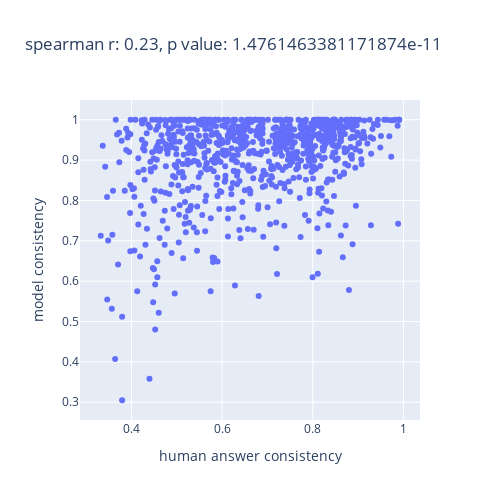

Write notebook code for a chart like this one.
### Code cell
# features = ['model consistency', 'correct human answer consistency', 'incorrect human answer consistency', 'human answer consistency']
plot('model consistency', 'human answer consistency')

### Figure 1 — Plotly figure (JSON) as saved in the notebook; plotly's stock layout.template omitted (floating-point values rounded to 4 significant figures; data arrays with more than 128 entries replaced by an {"elided": "..."} marker saying what was removed)
{"data": [{"customdata": {"elided": "817x2 mixed values"}, "hovertemplate": "human answer consistency=%{x}<br>model consistency=%{y}<br>index=%{customdata[0]}<br>i=%{customdata[1]}<extra></extra>", "legendgroup": "", "marker": {"color": "#636efa", "symbol": "circle"}, "mode": "markers", "name": "", "orientation": "v", "showlegend": false, "type": "scatter", "x": {"elided": "817 float values"}, "xaxis": "x", "y": {"elided": "817 float values"}, "yaxis": "y"}], "layout": {"height": 500, "legend": {"tracegroupgap": 0}, "title": {"text": "spearman r: 0.23, p value: 1.4761463381171874e-11"}, "width": 500, "xaxis": {"anchor": "y", "domain": [0, 1], "title": {"text": "human answer consistency"}}, "yaxis": {"anchor": "x", "domain": [0, 1], "title": {"text": "model consistency"}}}}
